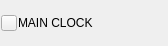
<?xml version="1.0" encoding="UTF-8"?>
<ui version="4.0">
 <class>ChannelBarDisplay</class>
 <widget class="QWidget" name="ChannelBarDisplay">
  <property name="geometry">
   <rect>
    <x>0</x>
    <y>0</y>
    <width>168</width>
    <height>46</height>
   </rect>
  </property>
  <property name="minimumSize">
   <size>
    <width>40</width>
    <height>46</height>
   </size>
  </property>
  <property name="maximumSize">
   <size>
    <width>16777215</width>
    <height>46</height>
   </size>
  </property>
  <property name="windowTitle">
   <string>Form</string>
  </property>
  <layout class="QVBoxLayout" name="verticalLayout">
   <property name="spacing">
  <number>1</number>
</property>
   <property name="leftMargin">
  <number>1</number>
</property>
   <property name="topMargin">
  <number>1</number>
</property>
   <property name="rightMargin">
  <number>1</number>
</property>
   <property name="bottomMargin">
  <number>1</number>
</property>
   <item>
    <layout class="QHBoxLayout" name="layout" stretch="0,0">
     <item>
      <widget class="QPushButton" name="color_btn">
       <property name="sizePolicy">
        <sizepolicy hsizetype="Fixed" vsizetype="Fixed">
         <horstretch>0</horstretch>
         <verstretch>0</verstretch>
        </sizepolicy>
       </property>
       <property name="minimumSize">
        <size>
         <width>16</width>
         <height>16</height>
        </size>
       </property>
       <property name="maximumSize">
        <size>
         <width>16</width>
         <height>16</height>
        </size>
       </property>
       <property name="autoFillBackground">
        <bool>false</bool>
       </property>
       <property name="text">
        <string/>
       </property>
       <property name="flat">
        <bool>false</bool>
       </property>
      </widget>
     </item>
     <item>
      <widget class="QLabel" name="name">
       <property name="sizePolicy">
        <sizepolicy hsizetype="Minimum" vsizetype="Preferred">
         <horstretch>0</horstretch>
         <verstretch>0</verstretch>
        </sizepolicy>
       </property>
       <property name="minimumSize">
        <size>
         <width>130</width>
         <height>40</height>
        </size>
       </property>
       <property name="maximumSize">
        <size>
         <width>16777215</width>
         <height>40</height>
        </size>
       </property>
       <property name="mouseTracking">
        <bool>false</bool>
       </property>
       <property name="text">
        <string>MAIN CLOCK</string>
       </property>
       <property name="textFormat">
        <enum>Qt::TextFormat::PlainText</enum>
       </property>
       <property name="textInteractionFlags">
        <set>Qt::TextInteractionFlag::LinksAccessibleByMouse</set>
       </property>
      </widget>
     </item>
    </layout>
   </item>
  </layout>
 </widget>
 <resources/>
 <connections/>
</ui>
